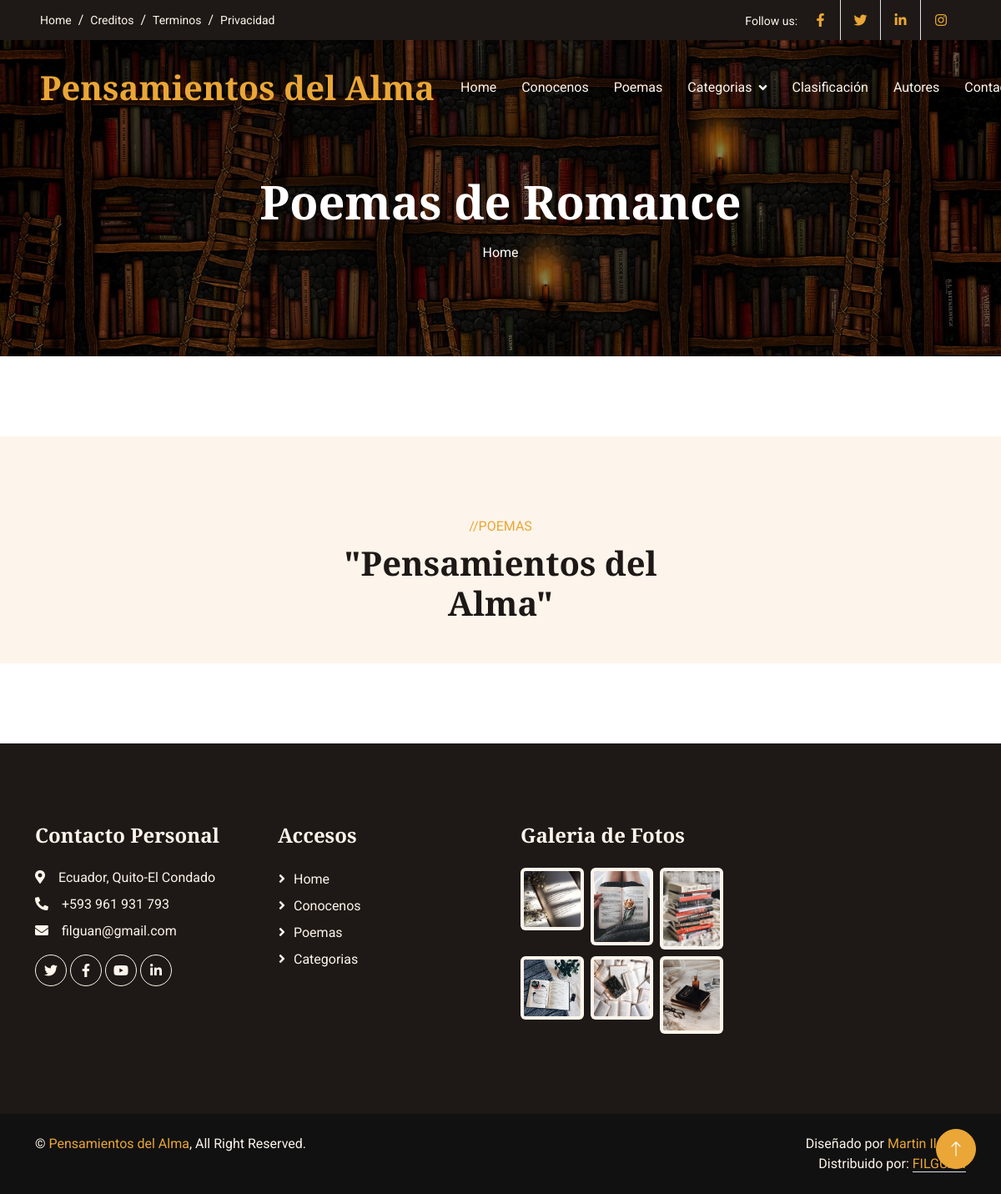
The page /romances/ on the database as committed earlier.
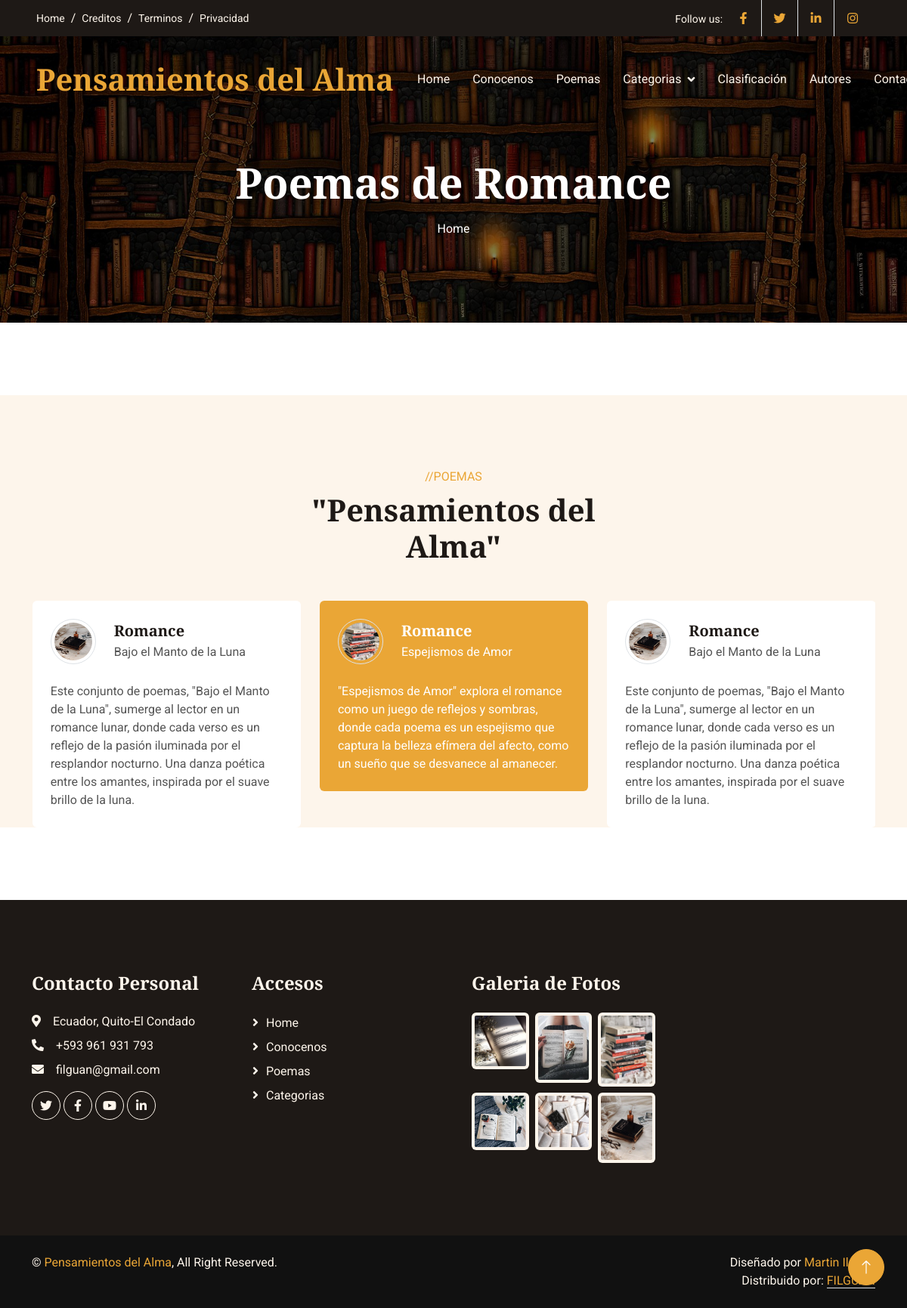
The same page on the database as committed later.
### romances/models.py (models this page shows, shortened)
class Romances(models.Model):
    title=models.CharField(max_length=100, verbose_name="Título")
    subtitle=models.CharField(max_length=100, verbose_name="SubTítulo")
    content=models.TextField(verbose_name="Descipción")
    image=models.ImageField(upload_to="romance", verbose_name="Imagen")
    created=models.DateTimeField(auto_now_add=True, verbose_name="Fecha de Creación")
    updated=models.DateTimeField(auto_now=True, verbose_name="Fecha de Edición")
    class Meta:
        verbose_name="Poema de Romance"
        verbose_name_plural="Poemas de Romance"
        ordering=['-created']

### romances/views.py (the view)
# urls.py: path('', views.romance, name="romance"),
def romance(request):
    romances = Romances.objects.all()
    return render(request,"romances/romance.html", {'romances':romances})

### romances/templates/romances/romance.html (shortened to what this page needs)
{% extends "core/base.html" %}
{% load static %}
{% block TitleHeader %}
<h1 class="display-4 text-white animated slideInDown mb-3">Poemas de Romance</h1>
{% endblock  %}
{% block content %}
<div class="container-xxl bg-light my-6 py-6 pb-0">
    <div class="container">
        <div class="text-center mx-auto mb-5 wow fadeInUp" data-wow-delay="0.1s" style="max-width: 500px;">
            <p class="text-primary text-uppercase mb-2">//POEMAS</p>
            <h1 class="display-6 mb-4">"Pensamientos del Alma"</h1>
        </div>
        <div class="owl-carousel testimonial-carousel wow fadeInUp" data-wow-delay="0.1s">
            {% for romances in romances %}
            <div class="testimonial-item bg-white rounded p-4">
                <div class="d-flex align-items-center mb-4">
                    <img class="flex-shrink-0 rounded-circle border p-1" src="{{romances.image.url}}" alt="">
                    <div class="ms-4">
                        <h5 class="mb-1">{{romances.title}}</h5>
                        <span>{{romances.subtitle}}</span>
                    </div>
                </div>
                <p class="mb-0">{{romances.content}}</p>
            </div>
            {% endfor %}
        </div>
    </div>
</div>
{% endblock  %}

### core/templates/core/base.html (shortened to what this page needs)
<!DOCTYPE html>
<html lang="es">
<head>
    {% load static %}
    <link href="https://cdnjs.cloudflare.com/ajax/libs/font-awesome/5.10.0/css/all.min.css" rel="stylesheet">
    <link href="https://cdn.jsdelivr.net/npm/bootstrap-icons@1.4.1/font/bootstrap-icons.css" rel="stylesheet">
    <link href="{% static 'core/lib/animate/animate.min.css' %} " rel="stylesheet">
    <link href="{% static 'core/lib/owlcarousel/assets/owl.carousel.min.css' %}" rel="stylesheet">
    <link href="{% static 'core/css/bootstrap.min.css' %}" rel="stylesheet">
    <link href="{% static 'core/css/style.css' %}" rel="stylesheet">
</head>
<body>
    <div class="container-fluid top-bar bg-dark text-light px-0 wow fadeIn" data-wow-delay="0.1s">
        <div class="row gx-0 align-items-center d-none d-lg-flex">
            <div class="col-lg-6 px-5 text-start">
                <ol class="breadcrumb mb-0">
                    <li class="breadcrumb-item"><a class="small text-light" href="{% url 'home' %}">Home</a></li>
                    <li class="breadcrumb-item"><a class="small text-light" href="{% url 'home' %}">Creditos</a></li>
                    <li class="breadcrumb-item"><a class="small text-light" href="{% url 'home' %}">Terminos</a></li>
                    <li class="breadcrumb-item"><a class="small text-light" href="{% url 'home' %}">Privacidad</a></li>
                </ol>
            </div>
            <div class="col-lg-6 px-5 text-end">
                <small>Follow us:</small>
                <div class="h-100 d-inline-flex align-items-center">
                    <a class="btn-lg-square text-primary border-end rounded-0" href="https://www.facebook.com/?locale=es_LA"><i class="fab fa-facebook-f"></i></a>
                    <a class="btn-lg-square text-primary border-end rounded-0" href="https://twitter.com/?lang=es"><i class="fab fa-twitter"></i></a>
                    <a class="btn-lg-square text-primary border-end rounded-0" href="https://ec.linkedin.com/"><i class="fab fa-linkedin-in"></i></a>
                    <a class="btn-lg-square text-primary pe-0" href="https://www.instagram.com/"><i class="fab fa-instagram"></i></a>
                </div>
            </div>
        </div>
    </div>
    <nav class="navbar navbar-expand-lg navbar-dark fixed-top py-lg-0 px-lg-5 wow fadeIn" data-wow-delay="0.1s">
        <a href="index.html" class="navbar-brand ms-4 ms-lg-0">
            <h1 class="text-primary m-0">Pensamientos del Alma</h1>
        </a>
        <div class="collapse navbar-collapse" id="navbarCollapse">
            <div class="navbar-nav mx-auto p-4 p-lg-0">
                <a href="{% url 'home' %}" class="nav-item nav-link">Home</a>
                <a href="{% url 'about' %}" class="nav-item nav-link ">Conocenos</a>
                <a href="{% url 'poemas' %}" class="nav-item nav-link">Poemas</a>
                <div class="nav-item dropdown">
                    <a href="{% url 'categorias' %}" class="nav-link dropdown-toggle" data-bs-toggle="">Categorias</a>
                </div>
                <a href="{% url 'contacto' %}" class="nav-item nav-link">Clasificación</a>
                <a href="{% url 'contacto' %}" class="nav-item nav-link">Autores</a>
                <a href="{% url 'contacto' %}" class="nav-item nav-link">Contactos</a>
            </div>
        </div>
    </nav>
    <div class="container-fluid page-header py-6 wow fadeIn" data-wow-delay="0.1s">
        <div class="container text-center pt-5 pb-3">
            <h1 class="display-4 text-white animated slideInDown mb-3">{% block TitleHeader %}{% endblock  %}</h1>
            <nav aria-label="breadcrumb animated slideInDown">
                <ol class="breadcrumb justify-content-center mb-0">
                    <li class="breadcrumb-item"><a class="text-white" href="{% url 'home' %}">Home</a></li>
                </ol>
            </nav>
        </div>
    </div>
    {% block content %}{% endblock  %}
    <div class="container-fluid bg-dark text-light footer my-6 mb-0 py-5 wow fadeIn" data-wow-delay="0.1s">
        <div class="container py-5">
            <div class="row g-5">
                <div class="col-lg-3 col-md-6">
                    <h4 class="text-light mb-4">Contacto Personal</h4>
                    <p class="mb-2"><i class="fa fa-map-marker-alt me-3"></i>Ecuador, Quito-El Condado</p>
                    <p class="mb-2"><i class="fa fa-phone-alt me-3"></i>+593 961 931 793</p>
                    <p class="mb-2"><i class="fa fa-envelope me-3"></i>filguan@gmail.com</p>
                    <div class="d-flex pt-2">
                        <a class="btn btn-square btn-outline-light rounded-circle me-1" href="https://twitter.com/?lang=es"><i class="fab fa-twitter"></i></a>
                        <a class="btn btn-square btn-outline-light rounded-circle me-1" href="https://www.facebook.com/?locale=es_LA"><i class="fab fa-facebook-f"></i></a>
                        <a class="btn btn-square btn-outline-light rounded-circle me-1" href="https://www.youtube.com/"><i class="fab fa-youtube"></i></a>
                        <a class="btn btn-square btn-outline-light rounded-circle me-0" href="https://ec.linkedin.com/"><i class="fab fa-linkedin-in"></i></a>
                    </div>
                </div>
                <div class="col-lg-3 col-md-6">
                    <h4 class="text-light mb-4">Accesos</h4>
                    <a href="{% url 'home' %}" class="btn btn-link" >Home</a>
                    <a href="{% url 'about' %}" class="btn btn-link">Conocenos</a>
                    <a href="{% url 'poemas' %}" class="btn btn-link">Poemas</a>
                    <a href="{% url 'categorias' %}" class="btn btn-link">Categorias</a>
                </div>
                <div class="col-lg-3 col-md-6">
                    <h4 class="text-light mb-4">Galeria de Fotos</h4>
                    <div class="row g-2">
                        <div class="col-4">
                            <img class="img-fluid bg-light rounded p-1" src="{% static 'core/img/libro1.jpg' %}" alt="Image">
                        </div>
                        <div class="col-4">
                            <img class="img-fluid bg-light rounded p-1" src="{% static 'core/img/libro2.jpg' %}" alt="Image">
                        </div>
                        <div class="col-4">
                            <img class="img-fluid bg-light rounded p-1" src="{% static 'core/img/libro3.jpg' %}" alt="Image">
                        </div>
                        <div class="col-4">
                            <img class="img-fluid bg-light rounded p-1" src="{% static 'core/img/libro4.jpg' %}" alt="Image">
                        </div>
                        <div class="col-4">
                            <img class="img-fluid bg-light rounded p-1" src="{% static 'core/img/libro5.jpg' %}" alt="Image">
                        </div>
                        <div class="col-4">
                            <img class="img-fluid bg-light rounded p-1" src="{% static 'core/img/libro6.jpg' %}" alt="Image">
                        </div>
                    </div>
                </div>
            </div>
        </div>
    </div>
    <div class="container-fluid copyright text-light py-4 wow fadeIn" data-wow-delay="0.1s">
        <div class="container">
            <div class="row">
                <div class="col-md-6 text-center text-md-start mb-3 mb-md-0">
                    &copy; <a href="#">Pensamientos del Alma</a>, All Right Reserved.
                </div>
                <div class="col-md-6 text-center text-md-end">
                    Diseñado por <a href="https://htmlcodex.com">Martin Ilguán</a>
                    <br>Distribuido por: <a class="border-bottom" href="https://themewagon.com" target="_blank">FILGUAN</a>
                </div>
            </div>
        </div>
    </div>
    <a href="#" class="btn btn-lg btn-primary btn-lg-square rounded-circle back-to-top"><i class="bi bi-arrow-up"></i></a>
</body>
</html>

### core/static/core/css/style.css (style rules this page uses)
:root { --primary: #EAA636; --secondary: #545454; --light: #FDF5EB; --dark: #1E1916; }
h4, h5, h6, .h4, .h5, .h6 { font-weight: 600 !important; }
.py-6 { padding-top: 6rem; padding-bottom: 6rem; }
.my-6 { margin-top: 6rem; margin-bottom: 6rem; }
.back-to-top { position: fixed; display: none; right: 30px; bottom: 30px; z-index: 99; }
.btn { font-weight: 500; transition: .5s; }
.btn.btn-primary { color: #FFFFFF; }
.btn-square { width: 38px; height: 38px; }
.btn-lg-square { width: 48px; height: 48px; }
.btn-square, .btn-sm-square, .btn-lg-square { padding: 0; display: flex; align-items: center; justify-content: center; font-weight: normal; }
.navbar .dropdown-toggle::after { border: none; content: "\f107"; font-family: "Font Awesome 5 Free"; font-weight: 900; vertical-align: middle; margin-left: 8px; }
.navbar .navbar-nav .nav-link { padding: 35px 15px; color: var(--light); outline: none; }
.navbar.fixed-top { transition: .5s; }
.page-header { margin-bottom: 6rem; background: linear-gradient(rgba(0, 0, 0, .5), rgba(0, 0, 0, .5)), url(../img/portada.jpg) center center no-repeat; background-size: cover; }
.breadcrumb-item+.breadcrumb-item::before { color: var(--light); }
.testimonial-carousel .owl-item .testimonial-item img { width: 60px; height: 60px; }
.testimonial-carousel .owl-item .testimonial-item, .testimonial-carousel .owl-item .testimonial-item * { transition: .5s; }
.testimonial-carousel .owl-item.center .testimonial-item { background: var(--primary) !important; }
.testimonial-carousel .owl-item.center .testimonial-item * { color: #FFFFFF !important; }
.footer .btn.btn-link { display: block; margin-bottom: 5px; padding: 0; text-align: left; color: var(--light); font-weight: normal; text-transform: capitalize; transition: .3s; }
.footer .btn.btn-link::before { position: relative; content: "\f105"; font-family: "Font Awesome 5 Free"; font-weight: 900; color: var(--light); margin-right: 10px; }
.copyright { background: #111111; }
.copyright a { color: var(--primary); }

Rows that differ between the two databases and show on the page:
added Romances: image (picture), title "Romance", subtitle "Espejismos de Amor", content "\"Espejismos de Amor\" explora el romance como un juego de reflejos y sombras, donde cada poema es un espejismo que captura la belleza efímera del afecto, como un sueño que se desvanece al amanecer."
added Romances: image (picture), title "Romance", subtitle "Bajo el Manto de la Luna", content "Este conjunto de poemas, \"Bajo el Manto de la Luna\", sumerge al lector en un romance lunar, donde cada verso es un reflejo de la pasión iluminada por el resplandor nocturno. Una danza poética entre los amantes, inspirada por el suave brillo de la luna."
